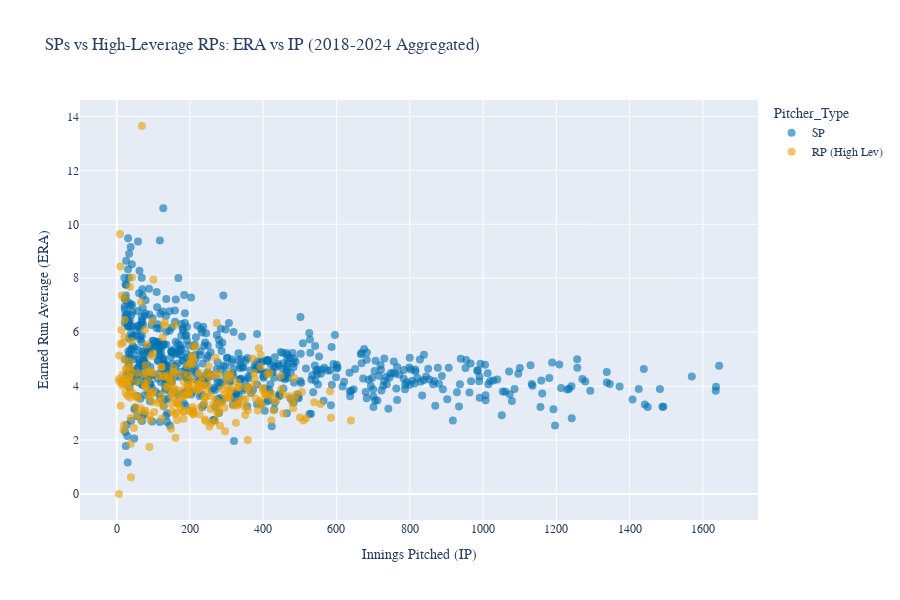
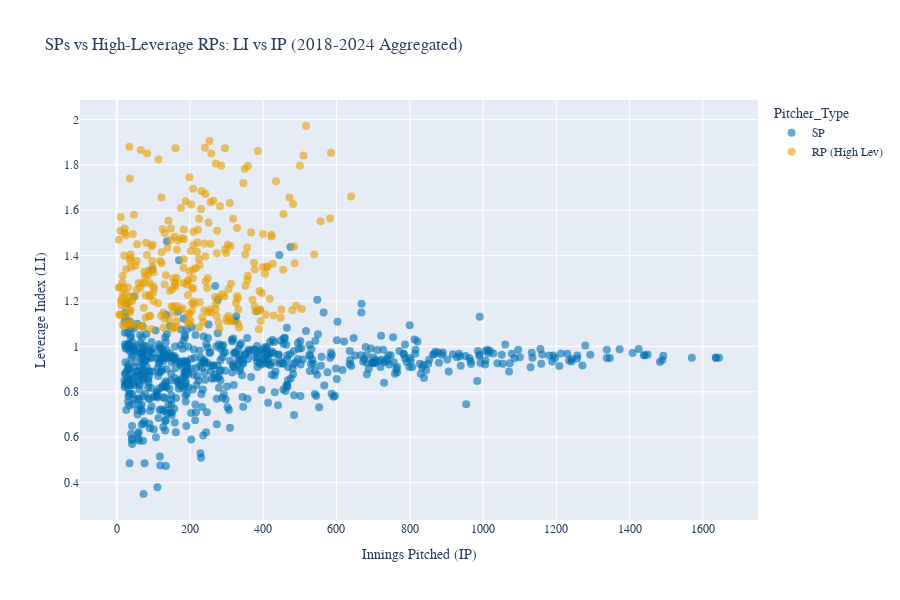
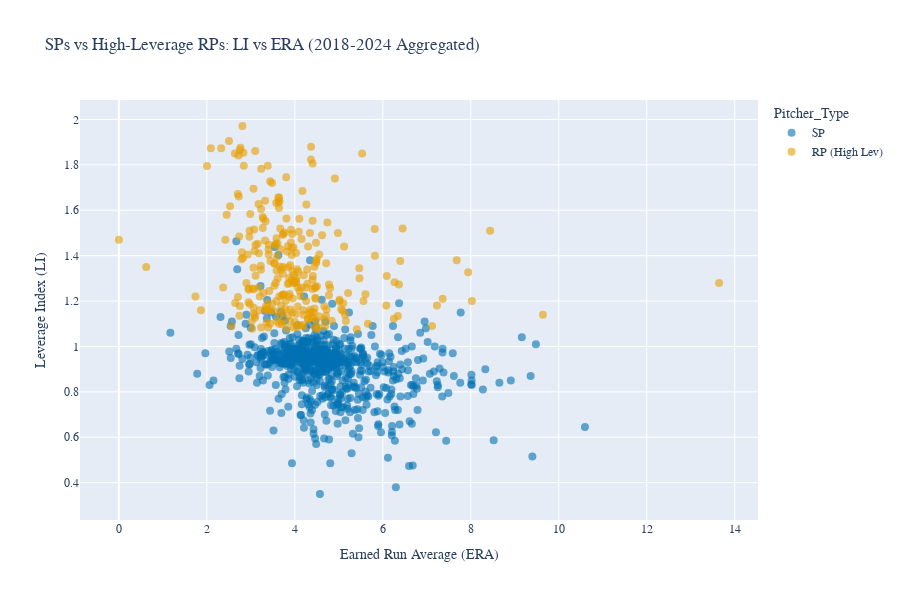

The cell these charts' notebook holds for them, in order:
### Code cell
# Compare SPs with High-Leverage RPs: Interactive 2D Plots

# Create dataset: SPs + high-leverage RPs only (using aggregated data)
sp_df = df_agg[df_agg['Pitcher_Type'] == 'SP'].copy()
high_lev_rp_df = rp_df[rp_df['High_Leverage']].copy()
high_lev_rp_df['Pitcher_Type'] = 'RP (High Lev)'

# Combine for comparison
comparison_df = pd.concat([sp_df, high_lev_rp_df], ignore_index=True)
comparison_df = comparison_df.dropna(subset=['ERA', 'IP', 'LI'])

# Create 3 interactive scatter plots
fig1 = px.scatter(
    comparison_df,
    x='IP',
    y='ERA',
    color='Pitcher_Type',
    hover_data=['Player', 'ERA', 'IP', 'LI', 'WAR', 'Seasons'],
    labels={'IP': 'Innings Pitched (IP)', 'ERA': 'Earned Run Average (ERA)'},
    title='SPs vs High-Leverage RPs: ERA vs IP (2018-2024 Aggregated)',
    color_discrete_map={'SP': '#0072B2', 'RP (High Lev)': '#E69F00'}
)
fig1.update_traces(marker=dict(size=8, opacity=0.6))
fig1.update_layout(font_family='serif', height=600, width=900)
fig1.show()

fig2 = px.scatter(
    comparison_df,
    x='IP',
    y='LI',
    color='Pitcher_Type',
    hover_data=['Player', 'ERA', 'IP', 'LI', 'WAR', 'Seasons'],
    labels={'IP': 'Innings Pitched (IP)', 'LI': 'Leverage Index (LI)'},
    title='SPs vs High-Leverage RPs: LI vs IP (2018-2024 Aggregated)',
    color_discrete_map={'SP': '#0072B2', 'RP (High Lev)': '#E69F00'}
)
fig2.update_traces(marker=dict(size=8, opacity=0.6))
fig2.update_layout(font_family='serif', height=600, width=900)
fig2.show()

fig3 = px.scatter(
    comparison_df,
    x='ERA',
    y='LI',
    color='Pitcher_Type',
    hover_data=['Player', 'ERA', 'IP', 'LI', 'WAR', 'Seasons'],
    labels={'ERA': 'Earned Run Average (ERA)', 'LI': 'Leverage Index (LI)'},
    title='SPs vs High-Leverage RPs: LI vs ERA (2018-2024 Aggregated)',
    color_discrete_map={'SP': '#0072B2', 'RP (High Lev)': '#E69F00'}
)
fig3.update_traces(marker=dict(size=8, opacity=0.6))
fig3.update_layout(font_family='serif', height=600, width=900)
fig3.show()

print(f"\nComparison Summary (2018-2024 aggregated by pitcher):")
print(f"SPs: {len(sp_df)} pitchers")
print(f"High-Leverage RPs: {len(high_lev_rp_df)} pitchers")

### Figure 1 — Plotly figure (JSON) as saved in the notebook; plotly's stock layout.template omitted (floating-point values rounded to 4 significant figures; data arrays with more than 128 entries replaced by an {"elided": "..."} marker saying what was removed)
{"data": [{"customdata": {"elided": "665x4 mixed values"}, "hovertemplate": "Pitcher_Type=SP<br>Innings Pitched (IP)=%{x}<br>Earned Run Average (ERA)=%{y}<br>Player=%{customdata[0]}<br>LI=%{customdata[1]}<br>WAR=%{customdata[2]}<br>Seasons=%{customdata[3]}<extra></extra>", "legendgroup": "SP", "marker": {"color": "#0072B2", "opacity": 0.6, "size": 8, "symbol": "circle"}, "mode": "markers", "name": "SP", "orientation": "v", "showlegend": true, "type": "scatter", "x": {"elided": "665 float values"}, "xaxis": "x", "y": {"elided": "665 float values"}, "yaxis": "y"}, {"customdata": {"elided": "272x4 mixed values"}, "hovertemplate": "Pitcher_Type=RP (High Lev)<br>Innings Pitched (IP)=%{x}<br>Earned Run Average (ERA)=%{y}<br>Player=%{customdata[0]}<br>LI=%{customdata[1]}<br>WAR=%{customdata[2]}<br>Seasons=%{customdata[3]}<extra></extra>", "legendgroup": "RP (High Lev)", "marker": {"color": "#E69F00", "opacity": 0.6, "size": 8, "symbol": "circle"}, "mode": "markers", "name": "RP (High Lev)", "orientation": "v", "showlegend": true, "type": "scatter", "x": {"elided": "272 float values"}, "xaxis": "x", "y": {"elided": "272 float values"}, "yaxis": "y"}], "layout": {"font": {"family": "serif"}, "height": 600, "legend": {"title": {"text": "Pitcher_Type"}, "tracegroupgap": 0}, "title": {"text": "SPs vs High-Leverage RPs: ERA vs IP (2018-2024 Aggregated)"}, "width": 900, "xaxis": {"anchor": "y", "domain": [0, 1], "title": {"text": "Innings Pitched (IP)"}}, "yaxis": {"anchor": "x", "domain": [0, 1], "title": {"text": "Earned Run Average (ERA)"}}}}

### Figure 2 — Plotly figure (JSON) as saved in the notebook; plotly's stock layout.template omitted (floating-point values rounded to 4 significant figures; data arrays with more than 128 entries replaced by an {"elided": "..."} marker saying what was removed)
{"data": [{"customdata": {"elided": "665x4 mixed values"}, "hovertemplate": "Pitcher_Type=SP<br>Innings Pitched (IP)=%{x}<br>Leverage Index (LI)=%{y}<br>Player=%{customdata[0]}<br>ERA=%{customdata[1]}<br>WAR=%{customdata[2]}<br>Seasons=%{customdata[3]}<extra></extra>", "legendgroup": "SP", "marker": {"color": "#0072B2", "opacity": 0.6, "size": 8, "symbol": "circle"}, "mode": "markers", "name": "SP", "orientation": "v", "showlegend": true, "type": "scatter", "x": {"elided": "665 float values"}, "xaxis": "x", "y": {"elided": "665 float values"}, "yaxis": "y"}, {"customdata": {"elided": "272x4 mixed values"}, "hovertemplate": "Pitcher_Type=RP (High Lev)<br>Innings Pitched (IP)=%{x}<br>Leverage Index (LI)=%{y}<br>Player=%{customdata[0]}<br>ERA=%{customdata[1]}<br>WAR=%{customdata[2]}<br>Seasons=%{customdata[3]}<extra></extra>", "legendgroup": "RP (High Lev)", "marker": {"color": "#E69F00", "opacity": 0.6, "size": 8, "symbol": "circle"}, "mode": "markers", "name": "RP (High Lev)", "orientation": "v", "showlegend": true, "type": "scatter", "x": {"elided": "272 float values"}, "xaxis": "x", "y": {"elided": "272 float values"}, "yaxis": "y"}], "layout": {"font": {"family": "serif"}, "height": 600, "legend": {"title": {"text": "Pitcher_Type"}, "tracegroupgap": 0}, "title": {"text": "SPs vs High-Leverage RPs: LI vs IP (2018-2024 Aggregated)"}, "width": 900, "xaxis": {"anchor": "y", "domain": [0, 1], "title": {"text": "Innings Pitched (IP)"}}, "yaxis": {"anchor": "x", "domain": [0, 1], "title": {"text": "Leverage Index (LI)"}}}}

### Figure 3 — Plotly figure (JSON) as saved in the notebook; plotly's stock layout.template omitted (floating-point values rounded to 4 significant figures; data arrays with more than 128 entries replaced by an {"elided": "..."} marker saying what was removed)
{"data": [{"customdata": {"elided": "665x4 mixed values"}, "hovertemplate": "Pitcher_Type=SP<br>Earned Run Average (ERA)=%{x}<br>Leverage Index (LI)=%{y}<br>Player=%{customdata[0]}<br>IP=%{customdata[1]}<br>WAR=%{customdata[2]}<br>Seasons=%{customdata[3]}<extra></extra>", "legendgroup": "SP", "marker": {"color": "#0072B2", "opacity": 0.6, "size": 8, "symbol": "circle"}, "mode": "markers", "name": "SP", "orientation": "v", "showlegend": true, "type": "scatter", "x": {"elided": "665 float values"}, "xaxis": "x", "y": {"elided": "665 float values"}, "yaxis": "y"}, {"customdata": {"elided": "272x4 mixed values"}, "hovertemplate": "Pitcher_Type=RP (High Lev)<br>Earned Run Average (ERA)=%{x}<br>Leverage Index (LI)=%{y}<br>Player=%{customdata[0]}<br>IP=%{customdata[1]}<br>WAR=%{customdata[2]}<br>Seasons=%{customdata[3]}<extra></extra>", "legendgroup": "RP (High Lev)", "marker": {"color": "#E69F00", "opacity": 0.6, "size": 8, "symbol": "circle"}, "mode": "markers", "name": "RP (High Lev)", "orientation": "v", "showlegend": true, "type": "scatter", "x": {"elided": "272 float values"}, "xaxis": "x", "y": {"elided": "272 float values"}, "yaxis": "y"}], "layout": {"font": {"family": "serif"}, "height": 600, "legend": {"title": {"text": "Pitcher_Type"}, "tracegroupgap": 0}, "title": {"text": "SPs vs High-Leverage RPs: LI vs ERA (2018-2024 Aggregated)"}, "width": 900, "xaxis": {"anchor": "y", "domain": [0, 1], "title": {"text": "Earned Run Average (ERA)"}}, "yaxis": {"anchor": "x", "domain": [0, 1], "title": {"text": "Leverage Index (LI)"}}}}
